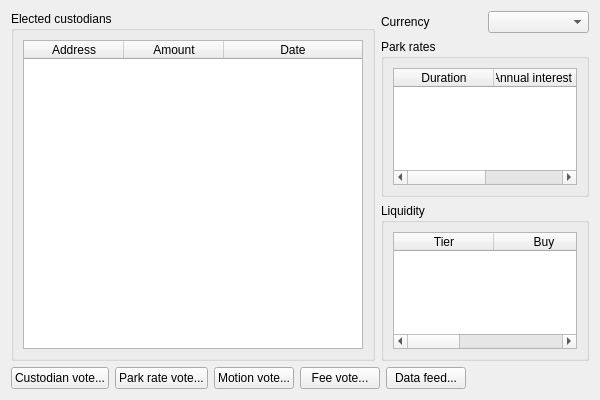
<?xml version="1.0" encoding="UTF-8"?>
<ui version="4.0">
 <class>VotePage</class>
 <widget class="QWidget" name="VotePage">
  <property name="geometry">
   <rect>
    <x>0</x>
    <y>0</y>
    <width>600</width>
    <height>400</height>
   </rect>
  </property>
  <property name="windowTitle">
   <string>Form</string>
  </property>
  <property name="layoutDirection">
   <enum>Qt::LeftToRight</enum>
  </property>
  <layout class="QVBoxLayout" name="verticalLayout">
   <item>
    <layout class="QHBoxLayout" name="horizontalLayout_5" stretch="7,4">
     <item>
      <widget class="QGroupBox" name="groupBox">
       <property name="title">
        <string>Elected custodians</string>
       </property>
       <layout class="QVBoxLayout" name="verticalLayout_3">
        <item>
         <widget class="QTableWidget" name="custodianTable">
          <attribute name="horizontalHeaderStretchLastSection">
           <bool>true</bool>
          </attribute>
          <attribute name="verticalHeaderVisible">
           <bool>false</bool>
          </attribute>
          <column>
           <property name="text">
            <string>Address</string>
           </property>
          </column>
          <column>
           <property name="text">
            <string>Amount</string>
           </property>
          </column>
          <column>
           <property name="text">
            <string>Date</string>
           </property>
          </column>
         </widget>
        </item>
       </layout>
      </widget>
     </item>
     <item>
      <layout class="QVBoxLayout" name="verticalLayout_5">
       <item>
        <layout class="QHBoxLayout" name="horizontalLayout_2">
         <item>
          <widget class="QLabel" name="label">
           <property name="text">
            <string>Currency</string>
           </property>
          </widget>
         </item>
         <item>
          <widget class="QComboBox" name="currencyComboBox"/>
         </item>
        </layout>
       </item>
       <item>
        <widget class="QGroupBox" name="groupBox_2">
         <property name="sizePolicy">
          <sizepolicy hsizetype="Preferred" vsizetype="Preferred">
           <horstretch>4</horstretch>
           <verstretch>0</verstretch>
          </sizepolicy>
         </property>
         <property name="title">
          <string>Park rates</string>
         </property>
         <layout class="QVBoxLayout" name="verticalLayout_4">
          <item>
           <widget class="QTableWidget" name="parkRateTable">
            <attribute name="horizontalHeaderStretchLastSection">
             <bool>true</bool>
            </attribute>
            <attribute name="verticalHeaderVisible">
             <bool>false</bool>
            </attribute>
            <column>
             <property name="text">
              <string>Duration</string>
             </property>
            </column>
            <column>
             <property name="text">
              <string>Annual interest rate</string>
             </property>
            </column>
           </widget>
          </item>
         </layout>
        </widget>
       </item>
       <item>
        <widget class="QGroupBox" name="groupBox_3">
         <property name="sizePolicy">
          <sizepolicy hsizetype="Preferred" vsizetype="Preferred">
           <horstretch>4</horstretch>
           <verstretch>0</verstretch>
          </sizepolicy>
         </property>
         <property name="title">
          <string>Liquidity</string>
         </property>
         <layout class="QVBoxLayout" name="verticalLayout_2">
          <item>
           <widget class="QTableWidget" name="liquidity">
            <attribute name="horizontalHeaderStretchLastSection">
             <bool>true</bool>
            </attribute>
            <attribute name="verticalHeaderVisible">
             <bool>false</bool>
            </attribute>
            <column>
             <property name="text">
              <string>Tier</string>
             </property>
            </column>
            <column>
             <property name="text">
              <string>Buy</string>
             </property>
            </column>
            <column>
             <property name="text">
              <string>Sell</string>
             </property>
            </column>
           </widget>
          </item>
         </layout>
        </widget>
       </item>
      </layout>
     </item>
    </layout>
   </item>
   <item>
    <layout class="QHBoxLayout" name="horizontalLayout">
     <item>
      <widget class="QPushButton" name="custodianVote">
       <property name="text">
        <string>Custodian vote...</string>
       </property>
      </widget>
     </item>
     <item>
      <widget class="QPushButton" name="parkRateVote">
       <property name="text">
        <string>Park rate vote...</string>
       </property>
      </widget>
     </item>
     <item>
      <widget class="QPushButton" name="motionVote">
       <property name="text">
        <string>Motion vote...</string>
       </property>
      </widget>
     </item>
     <item>
      <widget class="QPushButton" name="feeVote">
       <property name="text">
        <string>Fee vote...</string>
       </property>
      </widget>
     </item>
     <item>
      <widget class="QPushButton" name="dataFeedButton">
       <property name="text">
        <string>Data feed...</string>
       </property>
      </widget>
     </item>
     <item>
      <spacer name="horizontalSpacer">
       <property name="orientation">
        <enum>Qt::Horizontal</enum>
       </property>
       <property name="sizeHint" stdset="0">
        <size>
         <width>40</width>
         <height>20</height>
        </size>
       </property>
      </spacer>
     </item>
    </layout>
   </item>
  </layout>
 </widget>
 <resources/>
 <connections/>
</ui>
